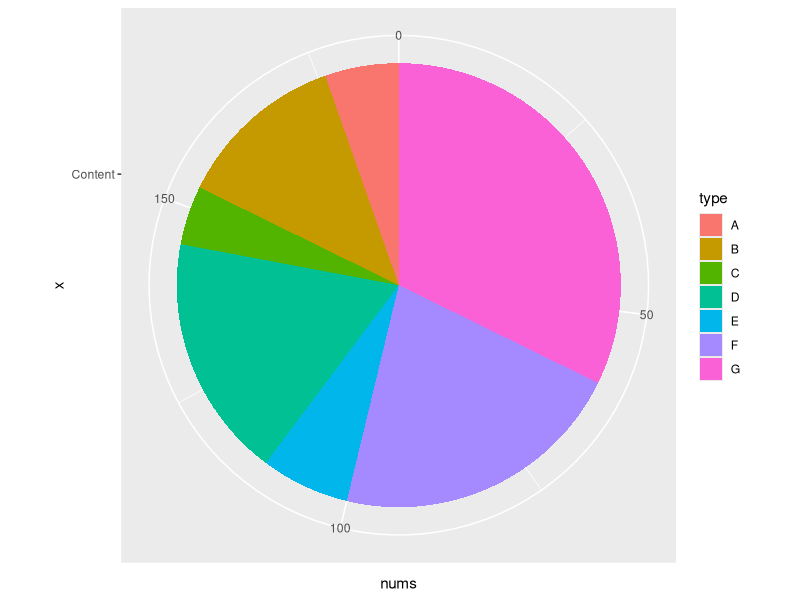
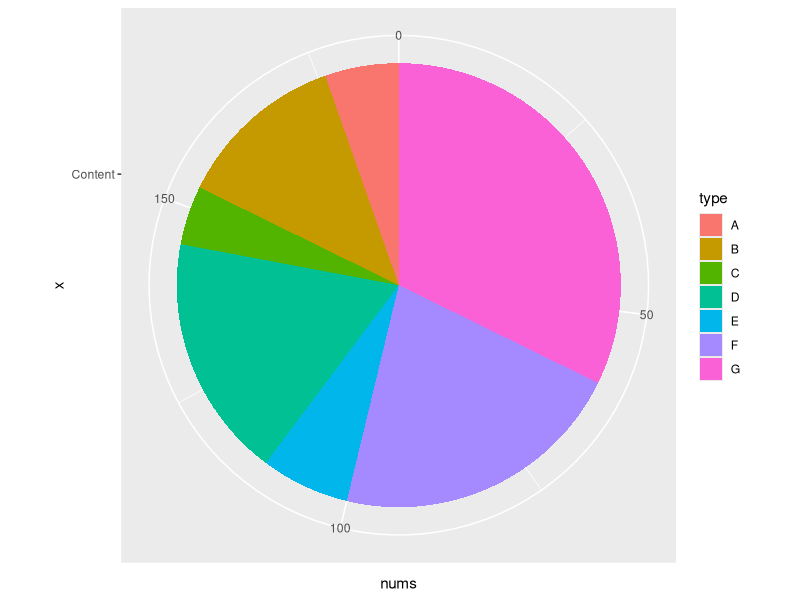
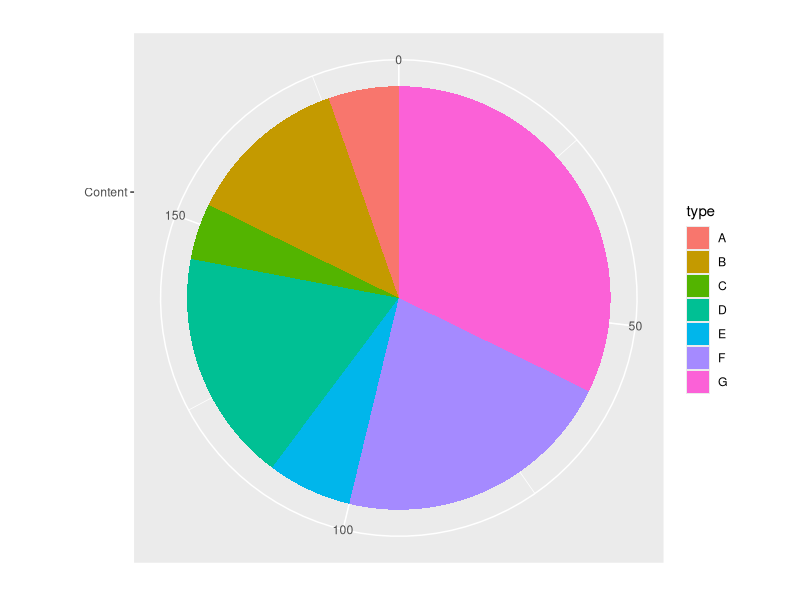
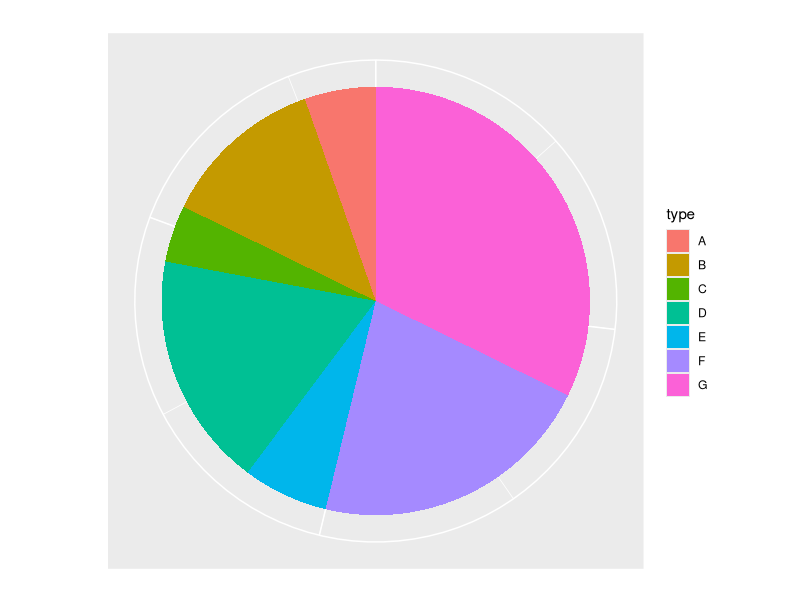
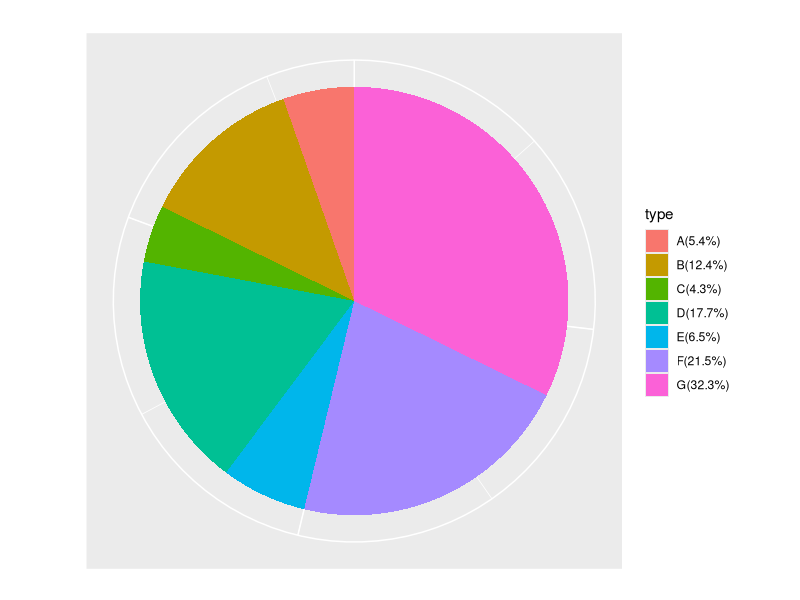
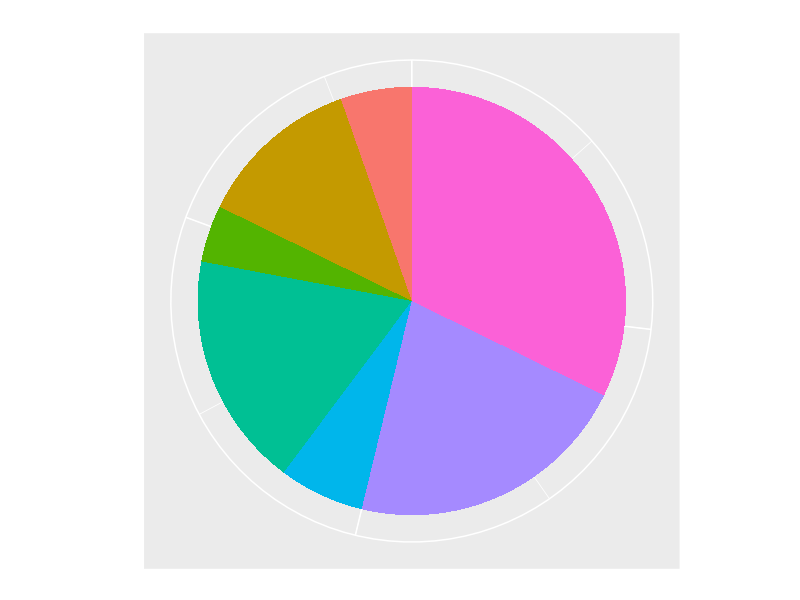
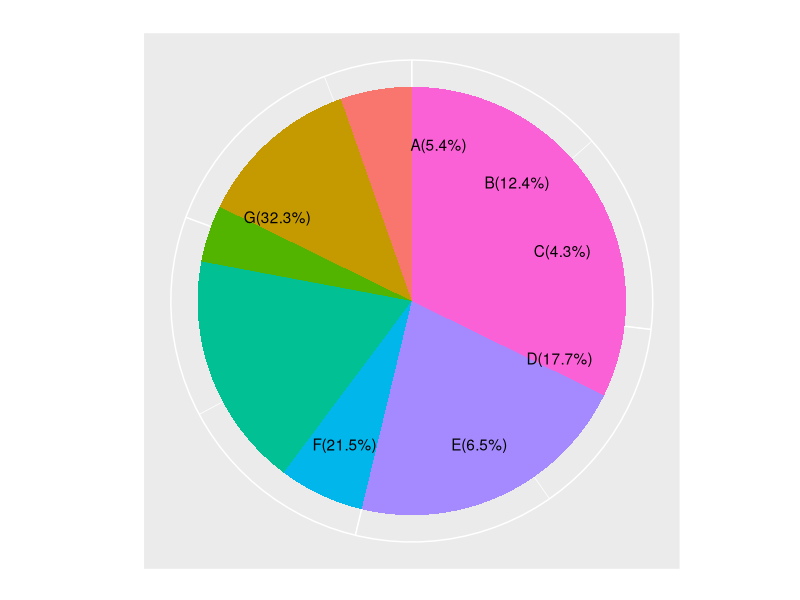
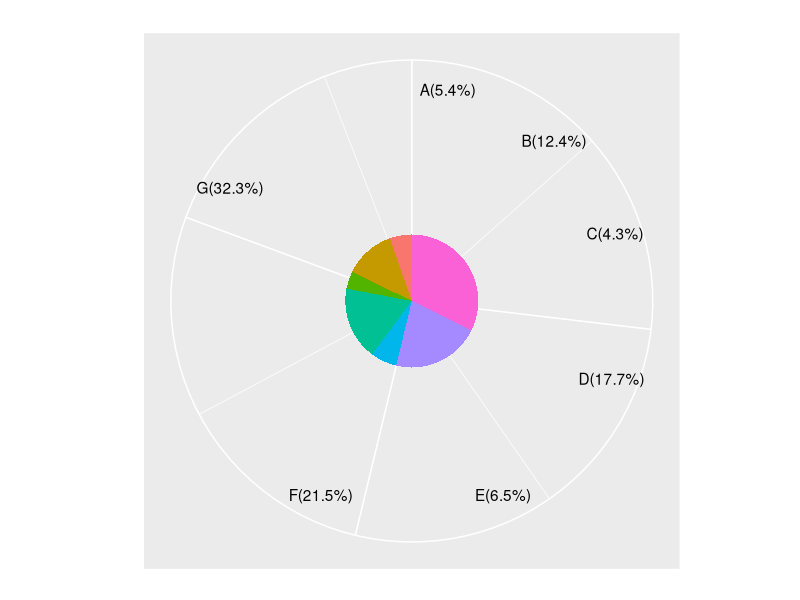

Write the R code that produced these figures, in order.
#ggplot2并没有类似于geom_pie()这样的函数实现饼图的绘制，但ggplot2有一个理念，就是通过极坐标变换绘制饼图
library(ggplot2)
type <- c('A','B','C','D','E','F','G')
nums <- c(10,23,8,33,12,40,60)
df <- data.frame(type = type, nums = nums)

#绘制条形图
p <- ggplot(data = df, mapping = aes(x = 'Content', y = nums, fill = type)) + 
  geom_bar(stat = 'identity', position = 'stack')

#堆叠的条形图绘制完后，接下来就需要进行极坐标变换了，ggplot2中coord_polar()函数可以非常方便的实现极坐标变换。
p + coord_polar(theta = 'y')
#注：此时饼图中间有一个空心圆，只需将原条形图的宽度设置为1。

#绘制条形宽度为1的条形图
p <- ggplot(data = df, mapping = aes(x = 'Content', y = nums, fill = type)) + 
  geom_bar(stat = 'identity', position = 'stack', width = 1)#两边的空隙不见了
#绘制无空心点的饼图
p + coord_polar(theta = 'y')
#通过labs()函数清除坐标轴的标签。
p + coord_polar(theta = 'y') + labs(x = '', y = '', title = '')
#可以通过theme()的方法清除掉x轴和y轴的刻度值及刻度标记。
p + coord_polar(theta = 'y') + labs(x = '', y = '', title = '') + 
  theme(axis.text = element_blank())+ theme(axis.ticks = element_blank())

#添加百分比
#第一种方法，将百分比直接显示在图例中，这种方式适合分类较多的情况。
#百分比（10.2%）表示出来
label_value <- paste('(', round(df$nums/sum(df$nums) * 100, 1), '%)', sep = '')
#为这些百分比值对应到各个组。
label <- paste(df$type, label_value, sep = '')
#接下来就是将这些百分比标签放到图例中。
p + coord_polar(theta = 'y') + 
  labs(x = '', y = '', title = '') + 
  theme(axis.text = element_blank()) + 
  theme(axis.ticks = element_blank()) + 
  scale_fill_discrete(labels = label)
                                                                                                                                                                 
                                                                                                                                                                 
#第二种方法，直接将百分比放到各自的饼区中。
#首先去掉图例
p + coord_polar(theta = 'y') + labs(x = '', y = '', title = '') + 
  theme(axis.text = element_blank()) + theme(axis.ticks = element_blank()) + 
  theme(legend.position = "none") 
#通过计算极坐标中x和y轴的位置，将标签贴在相应的地方。
p + coord_polar(theta = 'y') + labs(x = '', y = '', title = '') + 
  theme(axis.text = element_blank()) + theme(axis.ticks = element_blank()) +
  theme(legend.position = "none") + 
  geom_text(aes(y = df$nums/2 + c(0, cumsum(df$nums)[-length(df$nums)]), 
                x = sum(df$nums)/150, label = label)) 

#注：x = sum(df$nums)/150是需要不断调整的，分母越小，标签离饼图越远，分母越大，标签月挤到一起。
p + coord_polar(theta = 'y') + labs(x = '', y = '', title = '') + 
  theme(axis.text = element_blank()) + theme(axis.ticks = element_blank()) + 
  theme(legend.position = "none") + 
  geom_text(aes(y = df$nums/2 + c(0, cumsum(df$nums)[-length(df$nums)]),
                x = sum(df$nums)/50, label = label)) 


#绘制环形图，只需调整原条形图的宽度width
ggplot(data = df, mapping = aes(x = 'Content', y = nums, fill = type)) + 
  geom_bar(stat = 'identity', position = 'stack', width = 0.5) + coord_polar(theta = 'y') +
  labs(x = '', y = '', title = '') + theme(axis.text = element_blank()) + 
  theme(axis.ticks = element_blank()) + theme(legend.position = "none") + 
  geom_text(aes(y = df$nums/2 + c(0, cumsum(df$nums)[-length(df$nums)]), 
                x = sum(df$nums)/180, label = label))

#参考资料：http://www.bubuko.com/infodetail-1036150.html,刘顺祥:每天进步一点点2015 







